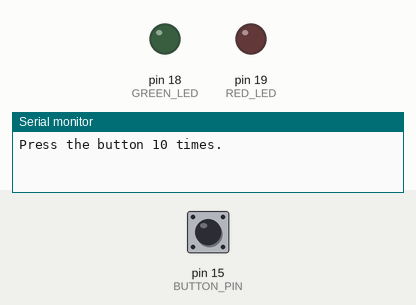
This sketch was run on a simulated Arduino Uno, built with avr-gcc and run on an emulated ATmega328P. Parts: output pins drawn as LEDs (lit = HIGH), the last lines printed to the serial monitor. Inputs (shaded band) come from the test bench; at power-on: pin 15 (BUTTON_PIN) HIGH.

Above: at 2.8 s.
2.9 s: pin 15 (BUTTON_PIN) pulsed LOW 5 times (0.12 s each, 0.3 s apart)
At 5.2 s:
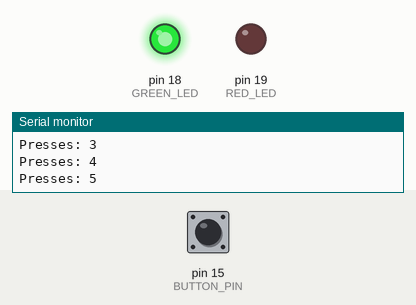
5.9 s: pin 15 (BUTTON_PIN) pulsed LOW 5 times (0.12 s each, 0.3 s apart)
At 7.6 s:
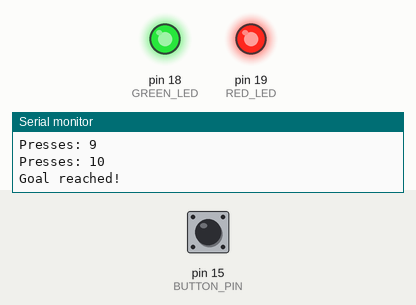
Timing chart, 0 to 9.1 s (numbered marks = the images above; inputs shaded):
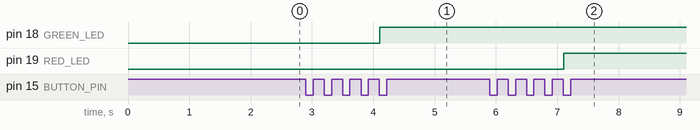

The sketch:

practice_1_goal_of_ten.ino
```cpp
// Chapter 6, Practice 1 - Goal of Ten
// E6.2 with a goal of 10 presses; the green LED lights at press 5.

const int BUTTON_PIN = 15;
const int GREEN_LED  = 18;
const int RED_LED    = 19;
const int GOAL       = 10;
const int HALFWAY    = 5;

int count = 0;
int lastState = HIGH;

void setup() {
  Serial.begin(115200);
  pinMode(BUTTON_PIN, INPUT_PULLUP);
  pinMode(GREEN_LED, OUTPUT);
  pinMode(RED_LED, OUTPUT);
  Serial.println("Press the button 10 times.");
}

void loop() {
  int state = digitalRead(BUTTON_PIN);
  if (state == LOW && lastState == HIGH) {   // a new press
    count = count + 1;
    Serial.print("Presses: ");
    Serial.println(count);
    if (count >= HALFWAY) {
      digitalWrite(GREEN_LED, HIGH);         // halfway sign
    }
    if (count >= GOAL) {
      digitalWrite(RED_LED, HIGH);
      Serial.println("Goal reached!");
    }
  }
  lastState = state;
  delay(20);
}
```

Measured:
- after the input at 2.9 s, pin 18 (GREEN_LED): LOW → HIGH after 1.2 s
- after the input at 5.9 s, pin 19 (RED_LED): LOW → HIGH after 1.2 s
